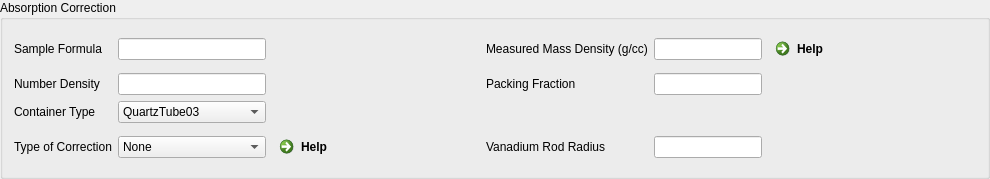
        <widget class="QGroupBox" name="absorption_options">
         <property name="title">
          <string>Absorption Correction</string>
         </property>
         <layout class="QVBoxLayout" name="verticalLayout_4">
          <item>
           <layout class="QGridLayout" name="gridLayout_4" rowstretch="0,0,0,0,0" columnstretch="0,0,0,0,0,0,0,0,0">
            <item row="1" column="6">
             <widget class="QLineEdit" name="massdensity_edit"/>
            </item>
            <item row="2" column="5">
             <widget class="QLabel" name="label_14">
              <property name="text">
               <string>Packing Fraction</string>
              </property>
             </widget>
            </item>
            <item row="1" column="7">
             <widget class="QCommandLinkButton" name="material_help_button">
              <property name="text">
               <string>Help</string>
              </property>
             </widget>
            </item>
            <item row="3" column="0">
             <widget class="QLabel" name="label_15">
              <property name="text">
               <string>Container Type</string>
              </property>
             </widget>
            </item>
            <item row="2" column="0">
             <widget class="QLabel" name="label_13">
              <property name="text">
               <string>Number Density</string>
              </property>
             </widget>
            </item>
            <item row="2" column="6">
             <widget class="QLineEdit" name="packingfraction_edit">
              <property name="enabled">
               <bool>true</bool>
              </property>
              <property name="readOnly">
               <bool>true</bool>
              </property>
             </widget>
            </item>
            <item row="4" column="2">
             <widget class="QComboBox" name="correctiontype_combo">
              <item>
               <property name="text">
                <string>None</string>
               </property>
              </item>
              <item>
               <property name="text">
                <string>SampleOnly</string>
               </property>
              </item>
              <item>
               <property name="text">
                <string>SampleAndContainer</string>
               </property>
              </item>
              <item>
               <property name="text">
                <string>FullPaalmanPings</string>
               </property>
              </item>
             </widget>
            </item>
            <item row="4" column="0">
             <widget class="QLabel" name="label_16">
              <property name="text">
               <string>Type of Correction</string>
              </property>
             </widget>
            </item>
            <item row="1" column="5">
             <widget class="QLabel" name="label_9">
              <property name="text">
               <string>Measured Mass Density (g/cc)</string>
              </property>
             </widget>
            </item>
            <item row="1" column="0">
             <widget class="QLabel" name="label_7">
              <property name="text">
               <string>Sample Formula</string>
              </property>
             </widget>
            </item>
            <item row="1" column="2">
             <widget class="QLineEdit" name="sampleformula_edit"/>
            </item>
            <item row="2" column="2">
             <widget class="QLineEdit" name="numberdensity_edit"/>
            </item>
            <item row="4" column="3">
             <widget class="QCommandLinkButton" name="absorption_help_button">
              <property name="text">
               <string>Help</string>
              </property>
             </widget>
            </item>
            <item row="1" column="8">
             <spacer name="horizontalSpacer_8">
              <property name="orientation">
               <enum>Qt::Horizontal</enum>
              </property>
              <property name="sizeHint" stdset="0">
               <size>
                <width>40</width>
                <height>20</height>
               </size>
              </property>
             </spacer>
            </item>
            <item row="3" column="2">
             <widget class="QComboBox" name="containertype_combo">
              <item>
               <property name="text">
                <string>QuartzTube03</string>
               </property>
              </item>
              <item>
               <property name="text">
                <string>PAC03</string>
               </property>
              </item>
              <item>
               <property name="text">
                <string>PAC06</string>
               </property>
              </item>
              <item>
               <property name="text">
                <string>PAC08</string>
               </property>
              </item>
              <item>
               <property name="text">
                <string>PAC10</string>
               </property>
              </item>
             </widget>
            </item>
            <item row="1" column="4">
             <spacer name="horizontalSpacer_7">
              <property name="orientation">
               <enum>Qt::Horizontal</enum>
              </property>
              <property name="sizeType">
               <enum>QSizePolicy::Preferred</enum>
              </property>
              <property name="sizeHint" stdset="0">
               <size>
                <width>40</width>
                <height>20</height>
               </size>
              </property>
             </spacer>
            </item>
            <item row="4" column="5">
             <widget class="QLabel" name="label_17">
              <property name="text">
               <string>Vanadium Rod Radius</string>
              </property>
             </widget>
            </item>
            <item row="4" column="6">
             <widget class="QLineEdit" name="vanadiumradius_edit">
              <property name="toolTip">
               <string>&lt;html&gt;&lt;head/&gt;&lt;body&gt;&lt;p&gt;Radius for CarpenterSampleCorrection&lt;/p&gt;&lt;/body&gt;&lt;/html&gt;</string>
              </property>
             </widget>
            </item>
           </layout>
          </item>
         </layout>
        </widget>
